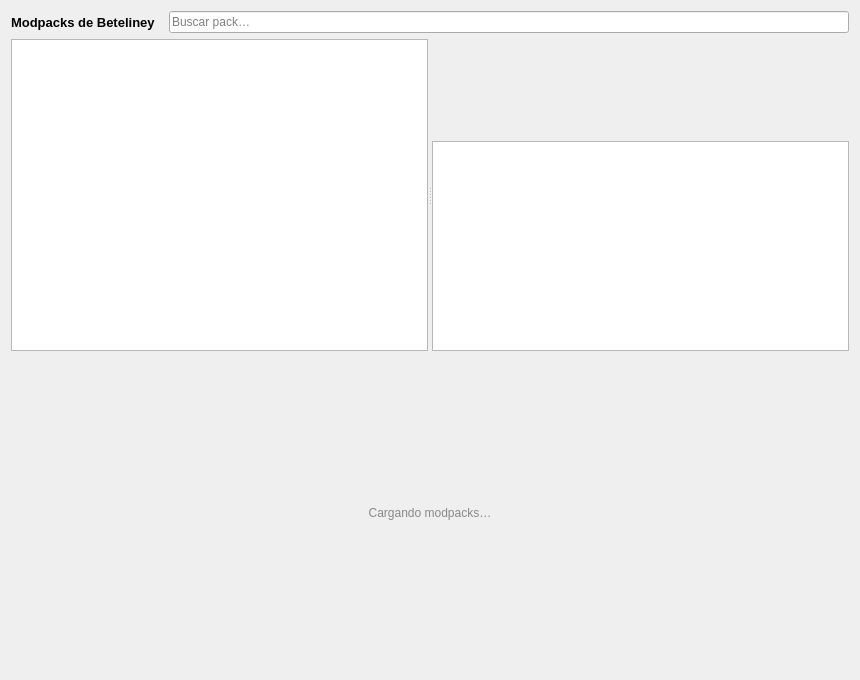
<?xml version="1.0" encoding="UTF-8"?>
<ui version="4.0">
 <class>BetelineyPackPage</class>
 <widget class="QWidget" name="BetelineyPackPage">
  <property name="geometry">
   <rect><x>0</x><y>0</y><width>860</width><height>680</height></rect>
  </property>
  <layout class="QVBoxLayout" name="mainLayout">
   <item>
    <layout class="QHBoxLayout" name="topBar">
     <item>
      <widget class="QLabel" name="titleLabel">
       <property name="text"><string>Modpacks de Beteliney</string></property>
       <property name="styleSheet"><string>font-weight: bold; font-size: 13px;</string></property>
      </widget>
     </item>
     <item>
      <spacer>
       <property name="orientation"><enum>Qt::Horizontal</enum></property>
      </spacer>
     </item>
     <item>
      <widget class="QLineEdit" name="searchEdit">
       <property name="placeholderText"><string>Buscar pack…</string></property>
       <property name="clearButtonEnabled"><bool>true</bool></property>
       <property name="maximumWidth"><number>260</number></property>
      </widget>
     </item>
    </layout>
   </item>
   <item>
    <widget class="QSplitter" name="splitter">
     <property name="orientation"><enum>Qt::Horizontal</enum></property>
     <widget class="QListWidget" name="packList">
      <property name="iconSize"><size><width>64</width><height>64</height></size></property>
      <property name="verticalScrollMode"><enum>QAbstractItemView::ScrollPerPixel</enum></property>
     </widget>
     <widget class="QWidget" name="detailPanel">
      <layout class="QVBoxLayout" name="detailLayout">
       <item>
        <layout class="QHBoxLayout" name="headerLayout">
         <item>
          <widget class="QLabel" name="iconLabel">
           <property name="minimumSize"><size><width>96</width><height>96</height></size></property>
           <property name="maximumSize"><size><width>96</width><height>96</height></size></property>
           <property name="scaledContents"><bool>true</bool></property>
           <property name="alignment"><set>Qt::AlignCenter</set></property>
           <property name="text"><string/></property>
          </widget>
         </item>
         <item>
          <layout class="QVBoxLayout" name="nameLayout">
           <item>
            <widget class="QLabel" name="nameLabel">
             <property name="text"><string/></property>
             <property name="styleSheet"><string>font-weight: bold; font-size: 16px;</string></property>
             <property name="wordWrap"><bool>true</bool></property>
            </widget>
           </item>
           <item>
            <widget class="QLabel" name="metaLabel">
             <property name="text"><string/></property>
             <property name="styleSheet"><string>color: #888; font-size: 11px;</string></property>
            </widget>
           </item>
           <item>
            <widget class="QLabel" name="tagsLabel">
             <property name="text"><string/></property>
             <property name="wordWrap"><bool>true</bool></property>
             <property name="styleSheet"><string>color: #00D4FF; font-size: 11px;</string></property>
            </widget>
           </item>
          </layout>
         </item>
        </layout>
       </item>
       <item>
        <widget class="QTextBrowser" name="descriptionBrowser">
         <property name="openExternalLinks"><bool>true</bool></property>
         <property name="openLinks"><bool>true</bool></property>
        </widget>
       </item>
      </layout>
     </widget>
    </widget>
   </item>
   <item>
    <widget class="QLabel" name="statusLabel">
     <property name="text"><string>Cargando modpacks…</string></property>
     <property name="alignment"><set>Qt::AlignCenter</set></property>
     <property name="styleSheet"><string>color: #888;</string></property>
    </widget>
   </item>
  </layout>
 </widget>
 <resources/>
 <connections/>
</ui>
